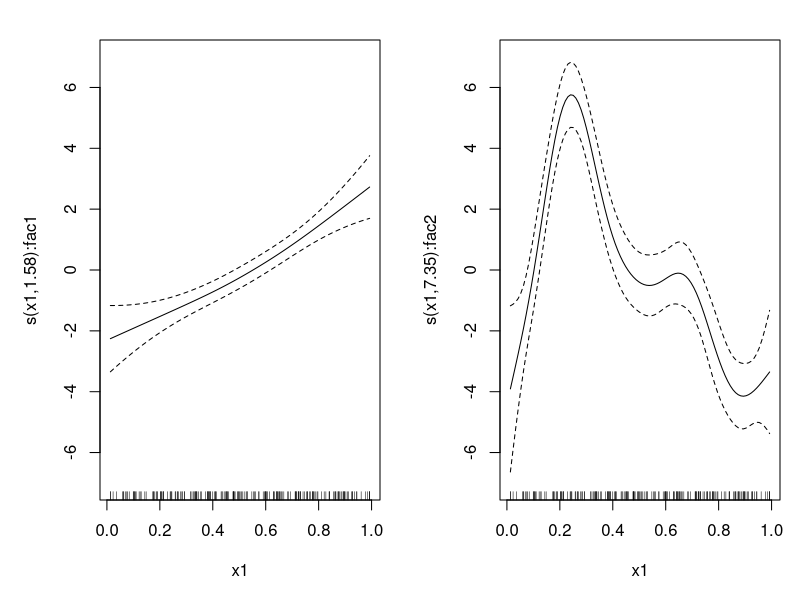
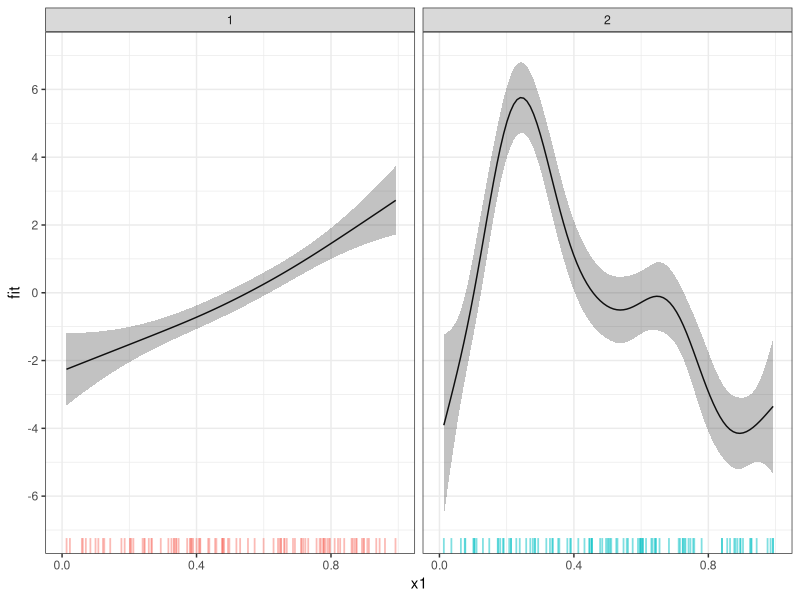

Generate these figures, in order, with R:
# Generate data, example from help files of mgcv 1.8-4, function "s":
library(mgcv)

set.seed(0)
n <- 200
sig2 <- 4
x1 <- runif(n, 0, 1)
x2 <- runif(n, 0, 1)
x3 <- runif(n, 0, 1)
fac <- c(rep(1, n/2), rep(2, n/2)) # create factor
fac.1 <- rep(0, n) + (fac == 1)
fac.2 <- 1 - fac.1 # and dummy variables
fac <- as.factor(fac)
f1 <- exp(2 * x1) - 3.75887
f2 <- 0.2 * x1^11 * (10 * (1 - x1))^6 + 10 * (10 * x1)^3 * (1 - x1)^10
f <- f1 * fac.1 + f2 * fac.2 + x2
e <- rnorm(n, 0, sqrt(abs(sig2)))
y <- f + e

# Putting everything in a dataframe:

data <- data.frame(cbind(fac, x1, x2, y))
colnames(data) <- c("fac", "x1", "x2", "y")
data$fac <- factor(data$fac)


# Housekeeping:
rm(e, f, f1, f2, fac, fac.1, fac.2, n, sig2, x1, x2, x3, y)

# Model fitting:
b <- gam(y ~ fac + s(x1, by = fac) + x2, data = data) 
summary(b)
plot(b, pages = 1, shade = TRUE, ylim = c(-7,7))

# Plotting with predict and ggplot2:
library(ggplot2)

pred <- expand.grid(fac = factor(c(1,2)),
                    x2 = mean(data$x2),
                    x1 = seq(from = min(data$x1), 
                             to = max(data$x1),
                             length = 100))

# using the predict.gam-function with type = "terms" is essential:
predNew <- predict(b, newdata = pred, type = "terms", se.fit = TRUE)

# Filling in the right fit and se.fit-values at the correct factor levels,
# making use of the same names according to summary(b) for the smoother-levels
# and to the column-names of predNew (you'll need one assignment per factor-level):
pred$fit[pred$fac == 1] <- predNew$fit[pred$fac == 1, rownames(summary(b)$s.table)[1]]
pred$fit[pred$fac == 2] <- predNew$fit[pred$fac == 2, rownames(summary(b)$s.table)[2]]
pred$se.fit[pred$fac == 1] <- predNew$se.fit[pred$fac == 1, rownames(summary(b)$s.table)[1]]
pred$se.fit[pred$fac == 2] <- predNew$se.fit[pred$fac == 2, rownames(summary(b)$s.table)[2]]

# CIs:
pred$CI_Low <- pred$fit - qnorm(0.975) * pred$se.fit
pred$CI_High <- pred$fit + qnorm(0.975) * pred$se.fit

# Plotting with a coloured rug to highlight the difference:
ggplot(pred, aes(y = fit, x = x1)) + geom_line() + 
    facet_grid(. ~ fac) + theme_bw() + 
    scale_x_continuous(limits = c(0,1), breaks = seq(0, 1, by = 0.4)) +
    scale_y_continuous(limits = c(-7,7), breaks = seq(-6,6, by = 2)) +
    geom_ribbon(aes(x = x1, ymin = CI_Low, ymax = CI_High), alpha = 0.3) +
    geom_rug(data = data, aes(y = y, x = x1, colour = fac),
             size = 0.6, alpha = 0.5, sides = "b") + 
    theme(legend.position = "none")






